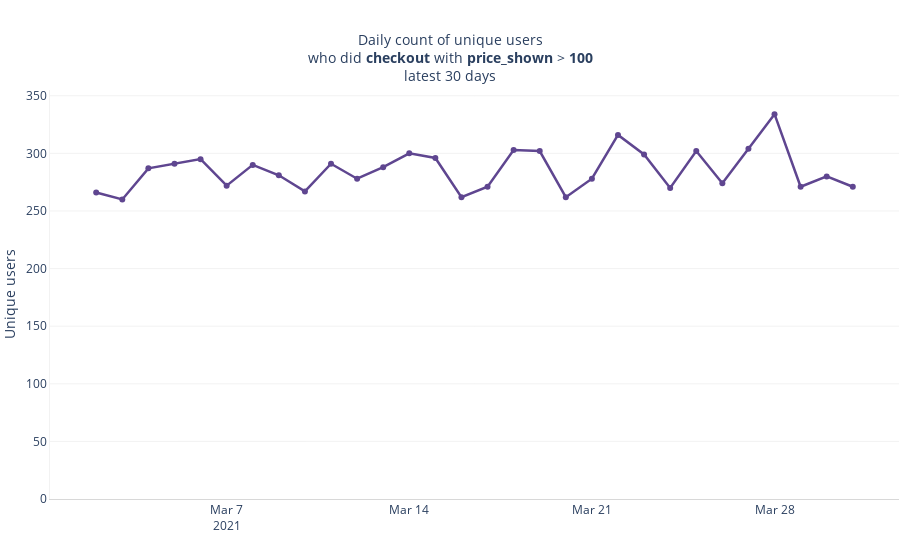

The code cell stored with this chart in its notebook:
### Code cell
m.checkout.event_properties.price_shown > 100

### Figure 1 — Plotly figure (JSON) as saved in the notebook; plotly's stock layout.template omitted (floating-point values rounded to 4 significant figures)
{"data": [{"customdata": [["n/a"], ["n/a"], ["n/a"], ["n/a"], ["n/a"], ["n/a"], ["n/a"], ["n/a"], ["n/a"], ["n/a"], ["n/a"], ["n/a"], ["n/a"], ["n/a"], ["n/a"], ["n/a"], ["n/a"], ["n/a"], ["n/a"], ["n/a"], ["n/a"], ["n/a"], ["n/a"], ["n/a"], ["n/a"], ["n/a"], ["n/a"], ["n/a"], ["n/a"], ["n/a"]], "hovertemplate": "<b>%{x}</b><br /><b>Value:</b> %{y}<extra></extra>", "legendgroup": "", "line": {"color": "rgb(95, 70, 144)", "dash": "solid", "width": 2.5}, "marker": {"symbol": "circle"}, "mode": "lines+markers", "name": "", "orientation": "v", "showlegend": false, "text": [266, 260, 287, 291, 295, 272, 290, 281, 267, 291, 278, 288, 300, 296, 262, 271, 303, 302, 262, 278, 316, 299, 270, 302, 274, 304, 334, 271, 280, 271], "textfont": {"size": 9}, "textposition": "top center", "type": "scatter", "x": ["2021-03-02T00:00:00", "2021-03-03T00:00:00", "2021-03-04T00:00:00", "2021-03-05T00:00:00", "2021-03-06T00:00:00", "2021-03-07T00:00:00", "2021-03-08T00:00:00", "2021-03-09T00:00:00", "2021-03-10T00:00:00", "2021-03-11T00:00:00", "2021-03-12T00:00:00", "2021-03-13T00:00:00", "2021-03-14T00:00:00", "2021-03-15T00:00:00", "2021-03-16T00:00:00", "2021-03-17T00:00:00", "2021-03-18T00:00:00", "2021-03-19T00:00:00", "2021-03-20T00:00:00", "2021-03-21T00:00:00", "2021-03-22T00:00:00", "2021-03-23T00:00:00", "2021-03-24T00:00:00", "2021-03-25T00:00:00", "2021-03-26T00:00:00", "2021-03-27T00:00:00", "2021-03-28T00:00:00", "2021-03-29T00:00:00", "2021-03-30T00:00:00", "2021-03-31T00:00:00"], "xaxis": "x", "y": [266, 260, 287, 291, 295, 272, 290, 281, 267, 291, 278, 288, 300, 296, 262, 271, 303, 302, 262, 278, 316, 299, 270, 302, 274, 304, 334, 271, 280, 271], "yaxis": "y"}], "layout": {"autosize": true, "bargap": 0.3, "bargroupgap": 0.15, "hoverlabel": {"font": {"size": 12}}, "hovermode": "x", "legend": {"orientation": "h", "tracegroupgap": 0, "xanchor": "left", "y": -0.2, "yanchor": "bottom"}, "margin": {"b": 1, "l": 1, "pad": 0, "r": 1, "t": 90}, "paper_bgcolor": "rgba(0, 0, 0, 0)", "plot_bgcolor": "rgba(0, 0, 0, 0)", "showlegend": false, "title": {"font": {"size": 14}, "text": "Daily count of unique users<br />who did <b>checkout</b> with <b>price_shown</b> > <b>100</b><br />latest 30 days", "x": 0.5, "xanchor": "center", "yanchor": "top"}, "uniformtext": {"minsize": 7}, "xaxis": {"anchor": "y", "autorange": true, "domain": [0, 1], "fixedrange": true, "gridcolor": "rgba(127,127,127,0.3)", "linecolor": "rgba(127,127,127,0.3)", "range": ["2021-02-28 05:26:41.609", "2021-04-01 18:33:18.391"], "rangemode": "tozero", "showgrid": false, "showline": true, "title": {"text": ""}, "type": "date"}, "yaxis": {"anchor": "x", "autorange": true, "domain": [0, 1], "fixedrange": true, "gridcolor": "rgba(127,127,127,0.1)", "linecolor": "rgba(127,127,127,0.1)", "range": [0, 354.7], "rangemode": "tozero", "showline": true, "title": {"text": "Unique users"}, "type": "linear"}}}
